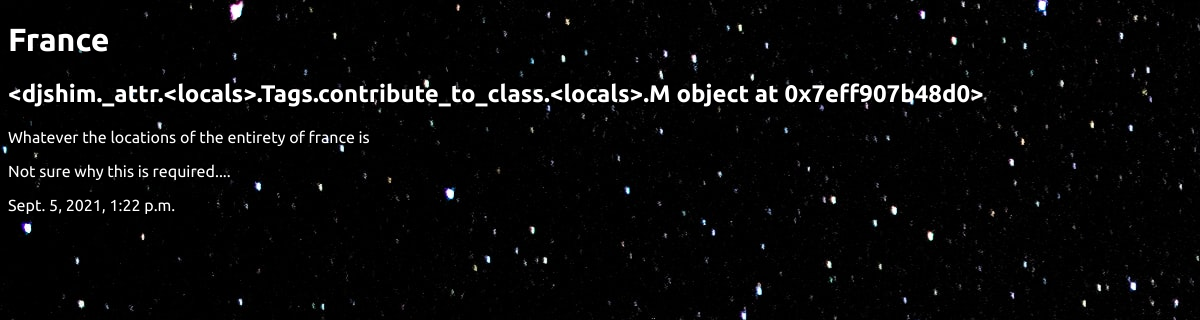
The app's page /pins/france-recs/ (signed in) with its own data.
### pins/models.py (models this page shows, shortened)
class Pins(models.Model):
    name = models.CharField(max_length=100, blank=False)
    slug = models.SlugField()
    tags = TaggableManager()
    pin = models.TextField()
    notes = models.TextField()
    date_created = models.DateTimeField(auto_now_add=True)
    class Meta:
        verbose_name_plural = "Pins"

### pins/views.py (the view)
# urls.py: path('<slug:slug>/', views.pin_detail, name='pin_detail')
def pin_detail(request, slug):
    pin = Pins.objects.get(slug=slug)
    return render(request, 'pins/pin_detail.html', { 'pin':pin })

### pins/templates/pins/pin_detail.html (shortened to what this page needs)
{% extends 'pins/base.html' %}
{% block content %}
<div class="pin-detail">
    <div class="pin">
    <h1>{{ pin.name }}</h1>
    <h2>{{ pin.tags }}</h2>
    <p>{{ pin.pin }}</p>
    <p>{{ pin.notes }}</p>
    <p>{{ pin.date_created }}</p>
    </div>
</div>
{% endblock content %}

### pins/static/pins/index.css (style rules this page uses)
body { background: rgb(175, 175, 226); background-image: url(/static/stars.jpg); background-repeat: no-repeat; color: #fff; font-family: ubuntu; }

### records on screen
Pins: name "France", tags "<djshim._attr.<locals>.Tags.contribute_to_class.<locals>.M object at 0x7eff907b48d0>", pin "Whatever the locations of the entirety of france is", notes "Not sure why this is required....", date_created "Sept. 5, 2021, 1:22 p.m."
